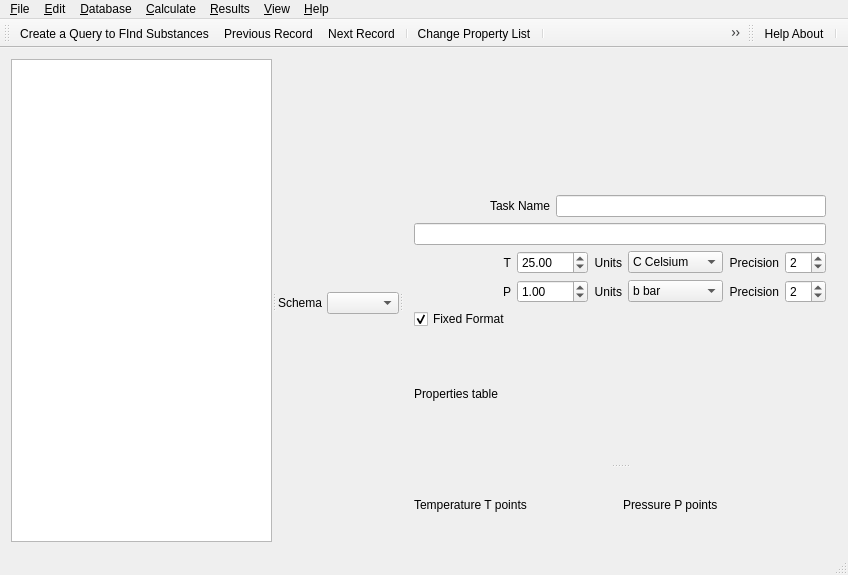
<?xml version="1.0" encoding="UTF-8"?>
<ui version="4.0">
 <class>ThermoFunWidget</class>
 <widget class="QMainWindow" name="ThermoFunWidget">
  <property name="geometry">
   <rect>
    <x>0</x>
    <y>0</y>
    <width>848</width>
    <height>575</height>
   </rect>
  </property>
  <property name="windowTitle">
   <string>ThermoFun Tabulation Widget</string>
  </property>
  <widget class="QWidget" name="centralWidget">
   <layout class="QHBoxLayout" name="horizontalLayout">
    <item>
     <widget class="QSplitter" name="mainSplitter">
      <property name="orientation">
       <enum>Qt::Horizontal</enum>
      </property>
      <property name="opaqueResize">
       <bool>true</bool>
      </property>
      <widget class="QWidget" name="keyWidget" native="true">
       <layout class="QVBoxLayout" name="verticalLayout_4">
        <property name="spacing">
         <number>0</number>
        </property>
        <property name="leftMargin">
         <number>0</number>
        </property>
        <property name="topMargin">
         <number>0</number>
        </property>
        <property name="rightMargin">
         <number>0</number>
        </property>
        <property name="bottomMargin">
         <number>0</number>
        </property>
        <item>
         <widget class="QSplitter" name="keySplitter">
          <property name="orientation">
           <enum>Qt::Vertical</enum>
          </property>
          <widget class="QTextEdit" name="edgeQuery"/>
         </widget>
        </item>
       </layout>
      </widget>
      <widget class="QWidget" name="bsonWidget" native="true">
       <layout class="QGridLayout" name="gridLayout">
        <property name="leftMargin">
         <number>0</number>
        </property>
        <property name="topMargin">
         <number>5</number>
        </property>
        <property name="rightMargin">
         <number>0</number>
        </property>
        <property name="bottomMargin">
         <number>0</number>
        </property>
        <property name="spacing">
         <number>5</number>
        </property>
        <item row="0" column="1">
         <widget class="QComboBox" name="typeBox"/>
        </item>
        <item row="0" column="0">
         <widget class="QLabel" name="label">
          <property name="text">
           <string>Schema</string>
          </property>
          <property name="alignment">
           <set>Qt::AlignRight|Qt::AlignTrailing|Qt::AlignVCenter</set>
          </property>
         </widget>
        </item>
       </layout>
      </widget>
      <widget class="QWidget" name="listsWidget" native="true">
       <layout class="QVBoxLayout" name="verticalLayout_3">
        <property name="spacing">
         <number>0</number>
        </property>
        <property name="leftMargin">
         <number>0</number>
        </property>
        <property name="topMargin">
         <number>0</number>
        </property>
        <property name="rightMargin">
         <number>0</number>
        </property>
        <property name="bottomMargin">
         <number>0</number>
        </property>
        <item>
         <widget class="QSplitter" name="lstSplitter">
          <property name="orientation">
           <enum>Qt::Vertical</enum>
          </property>
          <widget class="QWidget" name="inWidget" native="true">
           <layout class="QGridLayout" name="gridLayout_2">
            <item row="3" column="8">
             <widget class="QSpinBox" name="tPrecision">
              <property name="toolTip">
               <string extracomment="Output precision / digits after decimal point (in Fixed Format)"/>
              </property>
              <property name="toolTipDuration">
               <number>5</number>
              </property>
              <property name="value">
               <number>2</number>
              </property>
             </widget>
            </item>
            <item row="4" column="4" colspan="3">
             <widget class="QComboBox" name="pPunit">
              <item>
               <property name="text">
                <string>b bar</string>
               </property>
              </item>
              <item>
               <property name="text">
                <string>B kbar</string>
               </property>
              </item>
              <item>
               <property name="text">
                <string>p Pa</string>
               </property>
              </item>
              <item>
               <property name="text">
                <string>P MPa</string>
               </property>
              </item>
              <item>
               <property name="text">
                <string>A atm</string>
               </property>
              </item>
             </widget>
            </item>
            <item row="4" column="7">
             <widget class="QLabel" name="label_12">
              <property name="text">
               <string>Precision</string>
              </property>
              <property name="alignment">
               <set>Qt::AlignRight|Qt::AlignTrailing|Qt::AlignVCenter</set>
              </property>
             </widget>
            </item>
            <item row="4" column="8">
             <widget class="QSpinBox" name="pPrecision">
              <property name="toolTip">
               <string extracomment="Output precision / digits after decimal point (in Fixed Format)"/>
              </property>
              <property name="toolTipDuration">
               <number>5</number>
              </property>
              <property name="value">
               <number>2</number>
              </property>
             </widget>
            </item>
            <item row="2" column="0" colspan="9">
             <widget class="QLineEdit" name="pComment"/>
            </item>
            <item row="1" column="2" colspan="7">
             <widget class="QLineEdit" name="pName"/>
            </item>
            <item row="5" column="0">
             <widget class="QCheckBox" name="FormatBox">
              <property name="text">
               <string>Fixed Format</string>
              </property>
              <property name="checked">
               <bool>true</bool>
              </property>
             </widget>
            </item>
            <item row="3" column="3">
             <widget class="QLabel" name="label_5">
              <property name="text">
               <string>Units</string>
              </property>
              <property name="alignment">
               <set>Qt::AlignRight|Qt::AlignTrailing|Qt::AlignVCenter</set>
              </property>
             </widget>
            </item>
            <item row="4" column="3">
             <widget class="QLabel" name="label_6">
              <property name="text">
               <string>Units</string>
              </property>
              <property name="alignment">
               <set>Qt::AlignRight|Qt::AlignTrailing|Qt::AlignVCenter</set>
              </property>
             </widget>
            </item>
            <item row="3" column="0">
             <widget class="QLabel" name="label_3">
              <property name="text">
               <string>T</string>
              </property>
              <property name="alignment">
               <set>Qt::AlignRight|Qt::AlignTrailing|Qt::AlignVCenter</set>
              </property>
             </widget>
            </item>
            <item row="3" column="4" colspan="3">
             <widget class="QComboBox" name="pTunit">
              <property name="currentText">
               <string>C Celsium</string>
              </property>
              <item>
               <property name="text">
                <string>C Celsium</string>
               </property>
              </item>
              <item>
               <property name="text">
                <string>K Kelvin</string>
               </property>
              </item>
             </widget>
            </item>
            <item row="4" column="0">
             <widget class="QLabel" name="label_7">
              <property name="enabled">
               <bool>true</bool>
              </property>
              <property name="maximumSize">
               <size>
                <width>120</width>
                <height>16777215</height>
               </size>
              </property>
              <property name="text">
               <string>P</string>
              </property>
              <property name="alignment">
               <set>Qt::AlignRight|Qt::AlignTrailing|Qt::AlignVCenter</set>
              </property>
             </widget>
            </item>
            <item row="3" column="1" colspan="2">
             <widget class="QDoubleSpinBox" name="pTVal">
              <property name="minimum">
               <double>-500.000000000000000</double>
              </property>
              <property name="maximum">
               <double>500.000000000000000</double>
              </property>
              <property name="value">
               <double>25.000000000000000</double>
              </property>
             </widget>
            </item>
            <item row="4" column="1" colspan="2">
             <widget class="QDoubleSpinBox" name="pPVal">
              <property name="maximum">
               <double>1000.000000000000000</double>
              </property>
              <property name="value">
               <double>1.000000000000000</double>
              </property>
             </widget>
            </item>
            <item row="0" column="0">
             <widget class="QLabel" name="label_2">
              <property name="text">
               <string/>
              </property>
             </widget>
            </item>
            <item row="3" column="7">
             <widget class="QLabel" name="label_10">
              <property name="text">
               <string>Precision</string>
              </property>
              <property name="alignment">
               <set>Qt::AlignRight|Qt::AlignTrailing|Qt::AlignVCenter</set>
              </property>
             </widget>
            </item>
            <item row="1" column="0" colspan="2">
             <widget class="QLabel" name="label_8">
              <property name="text">
               <string>Task Name</string>
              </property>
              <property name="alignment">
               <set>Qt::AlignRight|Qt::AlignTrailing|Qt::AlignVCenter</set>
              </property>
             </widget>
            </item>
            <item row="6" column="0" colspan="4">
             <widget class="QLabel" name="label_9">
              <property name="maximumSize">
               <size>
                <width>16777215</width>
                <height>16777215</height>
               </size>
              </property>
              <property name="text">
               <string>Properties table</string>
              </property>
             </widget>
            </item>
           </layout>
          </widget>
          <widget class="QWidget" name="outWidget" native="true">
           <layout class="QGridLayout" name="gridLayout_3">
            <item row="0" column="0">
             <widget class="QLabel" name="label_4">
              <property name="text">
               <string>Temperature T points</string>
              </property>
             </widget>
            </item>
            <item row="0" column="1">
             <widget class="QLabel" name="label_11">
              <property name="text">
               <string>Pressure P points</string>
              </property>
             </widget>
            </item>
           </layout>
          </widget>
         </widget>
        </item>
       </layout>
      </widget>
     </widget>
    </item>
   </layout>
  </widget>
  <widget class="QMenuBar" name="menuBar">
   <property name="geometry">
    <rect>
     <x>0</x>
     <y>0</y>
     <width>848</width>
     <height>24</height>
    </rect>
   </property>
   <widget class="QMenu" name="menuDataBase">
    <property name="title">
     <string>&amp;Database</string>
    </property>
    <addaction name="actionSelect_Substances_for_this_Task"/>
    <addaction name="actionSearch"/>
    <addaction name="actionSearch_Results"/>
    <addaction name="separator"/>
   </widget>
   <widget class="QMenu" name="menu_File">
    <property name="title">
     <string>&amp;File</string>
    </property>
    <addaction name="separator"/>
    <addaction name="actionNew_Reset_Task_Definition"/>
    <addaction name="separator"/>
    <addaction name="actionExport_CfgFile"/>
    <addaction name="actionImport_CfgFile"/>
    <addaction name="separator"/>
    <addaction name="actionE_xit"/>
   </widget>
   <widget class="QMenu" name="menuHelp">
    <property name="title">
     <string>&amp;Help</string>
    </property>
    <addaction name="actionContents"/>
    <addaction name="separator"/>
    <addaction name="actionVersion"/>
    <addaction name="actionAuthors"/>
    <addaction name="actionLicense"/>
    <addaction name="separator"/>
    <addaction name="action_Help_About"/>
   </widget>
   <widget class="QMenu" name="menu_Edit">
    <property name="title">
     <string>&amp;Edit</string>
    </property>
    <addaction name="actionChange_Property_list"/>
    <addaction name="separator"/>
    <addaction name="actionRealloc_T"/>
    <addaction name="actionReset_T"/>
    <addaction name="separator"/>
    <addaction name="actionRealloc_P"/>
    <addaction name="actionReset_P"/>
    <addaction name="separator"/>
    <addaction name="actionCopy_Field_Path"/>
    <addaction name="actionCopy_Field"/>
   </widget>
   <widget class="QMenu" name="menu_View">
    <property name="title">
     <string>&amp;View</string>
    </property>
    <addaction name="action_Show_Table_with_Results_in_CSV_Widget"/>
    <addaction name="separator"/>
    <addaction name="actionKeep_Data_Fields_Expanded"/>
    <addaction name="action_Show_comments"/>
    <addaction name="action_Display_enums"/>
    <addaction name="action_Edit_id"/>
   </widget>
   <widget class="QMenu" name="menu_Calc">
    <property name="title">
     <string>&amp;Calculate</string>
    </property>
    <addaction name="actionCalculate_Properties"/>
    <addaction name="actionCalculate_TP"/>
   </widget>
   <widget class="QMenu" name="menuResults">
    <property name="title">
     <string>&amp;Results</string>
    </property>
    <addaction name="actionShow_Results"/>
   </widget>
   <addaction name="menu_File"/>
   <addaction name="menu_Edit"/>
   <addaction name="menuDataBase"/>
   <addaction name="menu_Calc"/>
   <addaction name="menuResults"/>
   <addaction name="menu_View"/>
   <addaction name="menuHelp"/>
  </widget>
  <widget class="QStatusBar" name="statusBar"/>
  <widget class="QToolBar" name="mainToolBar">
   <property name="floatable">
    <bool>true</bool>
   </property>
   <attribute name="toolBarArea">
    <enum>TopToolBarArea</enum>
   </attribute>
   <attribute name="toolBarBreak">
    <bool>false</bool>
   </attribute>
   <addaction name="actionSearch"/>
   <addaction name="actionPrevious_Record"/>
   <addaction name="actionNext_Record"/>
   <addaction name="separator"/>
   <addaction name="actionChange_Property_list"/>
   <addaction name="separator"/>
   <addaction name="actionCalculate_Properties"/>
   <addaction name="actionCalculate_TP"/>
   <addaction name="actionShow_Results"/>
  </widget>
  <widget class="QToolBar" name="nameToolBar">
   <property name="windowTitle">
    <string>toolBar</string>
   </property>
   <attribute name="toolBarArea">
    <enum>TopToolBarArea</enum>
   </attribute>
   <attribute name="toolBarBreak">
    <bool>false</bool>
   </attribute>
   <addaction name="action_Help_About"/>
   <addaction name="separator"/>
  </widget>
  <action name="actionE_xit">
   <property name="text">
    <string>E&amp;xit</string>
   </property>
  </action>
  <action name="actionImport_CfgFile">
   <property name="icon">
    <iconset resource="../ThermoFun.qrc">
     <normaloff>:/menu/Icons/ShowFilesIcon24.png</normaloff>:/menu/Icons/ShowFilesIcon24.png</iconset>
   </property>
   <property name="text">
    <string>&amp;Open Task Definition from File ...</string>
   </property>
   <property name="iconText">
    <string>Read Task Definition from File ...</string>
   </property>
   <property name="toolTip">
    <string>Read Task Definition from File ...</string>
   </property>
  </action>
  <action name="actionExport_CfgFile">
   <property name="icon">
    <iconset resource="../ThermoFun.qrc">
     <normaloff>:/menu/Icons/SaveCurrentRecordIcon24.png</normaloff>:/menu/Icons/SaveCurrentRecordIcon24.png</iconset>
   </property>
   <property name="text">
    <string>&amp;Save Task Definition to File ...</string>
   </property>
   <property name="iconText">
    <string>Save Task Definition to File ...</string>
   </property>
   <property name="toolTip">
    <string>Save Task Definition to File...</string>
   </property>
  </action>
  <action name="action_Help_About">
   <property name="icon">
    <iconset resource="../ThermoFun.qrc">
     <normaloff>:/menu/Icons/QuestionMessageIcon24.png</normaloff>:/menu/Icons/QuestionMessageIcon24.png</iconset>
   </property>
   <property name="text">
    <string> Help &amp;About</string>
   </property>
   <property name="toolTip">
    <string>Show Help VIewer ...</string>
   </property>
  </action>
  <action name="actionAuthors">
   <property name="text">
    <string>Au&amp;thors ...</string>
   </property>
  </action>
  <action name="actionLicense">
   <property name="text">
    <string>&amp;License ...</string>
   </property>
  </action>
  <action name="actionContents">
   <property name="text">
    <string>Help &amp;Contents ...</string>
   </property>
  </action>
  <action name="action_Show_comments">
   <property name="checkable">
    <bool>true</bool>
   </property>
   <property name="text">
    <string>&amp;Display Comments to Data Fields</string>
   </property>
  </action>
  <action name="action_Display_enums">
   <property name="checkable">
    <bool>true</bool>
   </property>
   <property name="text">
    <string>&amp;Show Enum Names Instead of Values</string>
   </property>
  </action>
  <action name="actionSearch">
   <property name="icon">
    <iconset resource="../ThermoFun.qrc">
     <normaloff>:/menu/Icons/SelectDisplayRecordIcon24.png</normaloff>:/menu/Icons/SelectDisplayRecordIcon24.png</iconset>
   </property>
   <property name="text">
    <string>Create a &amp;Query to FInd Substances ...</string>
   </property>
  </action>
  <action name="actionSearch_Results">
   <property name="text">
    <string>E&amp;xplore this Query Results Table ...</string>
   </property>
   <property name="shortcut">
    <string>F3</string>
   </property>
  </action>
  <action name="actionVersion">
   <property name="text">
    <string>&amp;Version ...</string>
   </property>
  </action>
  <action name="actionAction_1">
   <property name="text">
    <string>&amp;Action 1 ...</string>
   </property>
  </action>
  <action name="actionAction_2">
   <property name="text">
    <string>Action &amp;2 ...</string>
   </property>
  </action>
  <action name="action_Edit_id">
   <property name="checkable">
    <bool>true</bool>
   </property>
   <property name="text">
    <string>&amp;Edit _id of DB (Document) Records </string>
   </property>
  </action>
  <action name="actionKeep_Data_Fields_Expanded">
   <property name="checkable">
    <bool>true</bool>
   </property>
   <property name="text">
    <string>&amp;Keep Data Fields Expanded</string>
   </property>
  </action>
  <action name="actionNext_Record">
   <property name="icon">
    <iconset resource="../ThermoFun.qrc">
     <normaloff>:/menu/Icons/DisplayNextRecordIcon24.png</normaloff>:/menu/Icons/DisplayNextRecordIcon24.png</iconset>
   </property>
   <property name="text">
    <string>Next Record</string>
   </property>
   <property name="toolTip">
    <string>Next Record</string>
   </property>
  </action>
  <action name="actionPrevious_Record">
   <property name="icon">
    <iconset resource="../ThermoFun.qrc">
     <normaloff>:/menu/Icons/DisplayPrevRecordIcon24.png</normaloff>:/menu/Icons/DisplayPrevRecordIcon24.png</iconset>
   </property>
   <property name="text">
    <string>Previous Record</string>
   </property>
  </action>
  <action name="actionCopy_Field_Path">
   <property name="text">
    <string>Copy Field &amp;Path</string>
   </property>
  </action>
  <action name="actionCopy_Field">
   <property name="text">
    <string>Copy &amp;Field</string>
   </property>
  </action>
  <action name="actionCalculate_Properties">
   <property name="icon">
    <iconset resource="../ThermoFun.qrc">
     <normaloff>:/menu/Icons/DatabaseFunctionIcon24.png</normaloff>:/menu/Icons/DatabaseFunctionIcon24.png</iconset>
   </property>
   <property name="text">
    <string>Select Substances and Tabulate their &amp;Properties</string>
   </property>
  </action>
  <action name="actionCalculate_TP">
   <property name="icon">
    <iconset resource="../ThermoFun.qrc">
     <normaloff>:/menu/Icons/RTparmModuleIcon24.png</normaloff>:/menu/Icons/RTparmModuleIcon24.png</iconset>
   </property>
   <property name="text">
    <string>&amp;Tabulate properties of substance(s) as f(T,P)</string>
   </property>
  </action>
  <action name="actionShow_Results">
   <property name="icon">
    <iconset resource="../ThermoFun.qrc">
     <normaloff>:/menu/Icons/ShowGEMResultsIcon24.png</normaloff>:/menu/Icons/ShowGEMResultsIcon24.png</iconset>
   </property>
   <property name="text">
    <string>&amp;Show Table with Results in CSV Widget ...</string>
   </property>
  </action>
  <action name="actionChange_Property_list">
   <property name="icon">
    <iconset resource="../ThermoFun.qrc">
     <normaloff>:/menu/Icons/DocumentsPileIcon24.png</normaloff>:/menu/Icons/DocumentsPileIcon24.png</iconset>
   </property>
   <property name="text">
    <string>&amp;Change Property List ...</string>
   </property>
  </action>
  <action name="actionRealloc_T">
   <property name="text">
    <string>&amp;Realloc T</string>
   </property>
  </action>
  <action name="actionReset_T">
   <property name="text">
    <string>R&amp;eset T</string>
   </property>
  </action>
  <action name="actionRealloc_P">
   <property name="text">
    <string>Rea&amp;lloc P</string>
   </property>
  </action>
  <action name="actionReset_P">
   <property name="text">
    <string>Re&amp;set P</string>
   </property>
  </action>
  <action name="actionNew_Reset_Task_Definition">
   <property name="icon">
    <iconset resource="../ThermoFun.qrc">
     <normaloff>:/menu/Icons/NewCreateRecordIcon24.png</normaloff>:/menu/Icons/NewCreateRecordIcon24.png</iconset>
   </property>
   <property name="text">
    <string>New/Reset Task Definition</string>
   </property>
  </action>
  <action name="actionSelect_Substances_for_this_Task">
   <property name="text">
    <string>Select Substances for this Task ...</string>
   </property>
   <property name="iconText">
    <string>Select Substances for this Task ...</string>
   </property>
   <property name="toolTip">
    <string>Select Substances for this Task ...</string>
   </property>
  </action>
  <action name="action_Show_Table_with_Results_in_CSV_Widget">
   <property name="icon">
    <iconset resource="../ThermoFun.qrc">
     <normaloff>:/menu/Icons/ShowGEMResultsIcon24.png</normaloff>:/menu/Icons/ShowGEMResultsIcon24.png</iconset>
   </property>
   <property name="text">
    <string>&amp;Show Table with Results in CSV Widget ...</string>
   </property>
  </action>
 </widget>
 <layoutdefault spacing="6" margin="11"/>
 <resources>
  <include location="../ThermoFun.qrc"/>
 </resources>
 <connections/>
</ui>
